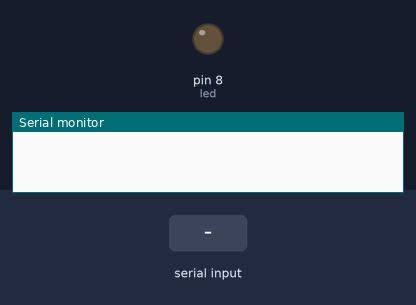
A sketch run on a simulated Arduino Uno, built with avr-gcc and run on an emulated ATmega328P. Parts: output pins drawn as LEDs (lit = HIGH), the last lines printed to the serial monitor. Inputs (shaded band) come from the test bench.

Above: at 1.2 s.
1.3 s: "a" received over Serial
At 2.3 s:
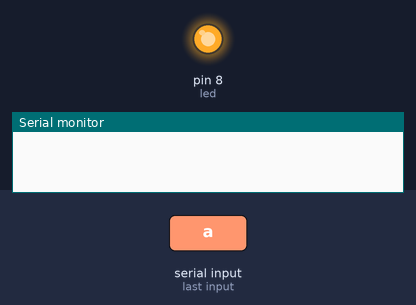
2.8 s: "d" received over Serial
At 3.5 s:
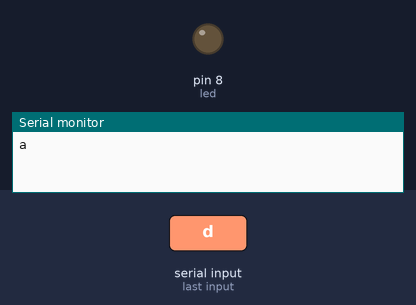
Timing chart, 0 to 5.8 s (numbered marks = the images above; inputs shaded):
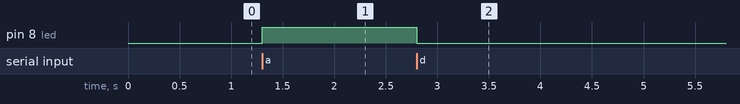

Measured:
- after the input at 1.3 s, pin 8 (led): LOW → HIGH at once
- after the input at 2.8 s, pin 8 (led): HIGH → LOW at once

The sketch:

BLUETOOTH.ino
```cpp
int led = 8;

void setup()
{
        Serial.begin(9600);
        pinMode(led, OUTPUT);
 }

void loop()
{
                if(Serial.available()>0)
                 {
                    char data= Serial.read();
                    switch(data)
                    {
                      case 'a': digitalWrite(8, HIGH);
                                delay(1000);
                                break;
                      case 'd': digitalWrite(8, LOW);
                                delay(1000);
                                break;
                      default : break;
                    }
                    Serial.println(data);
                 }
}
```
